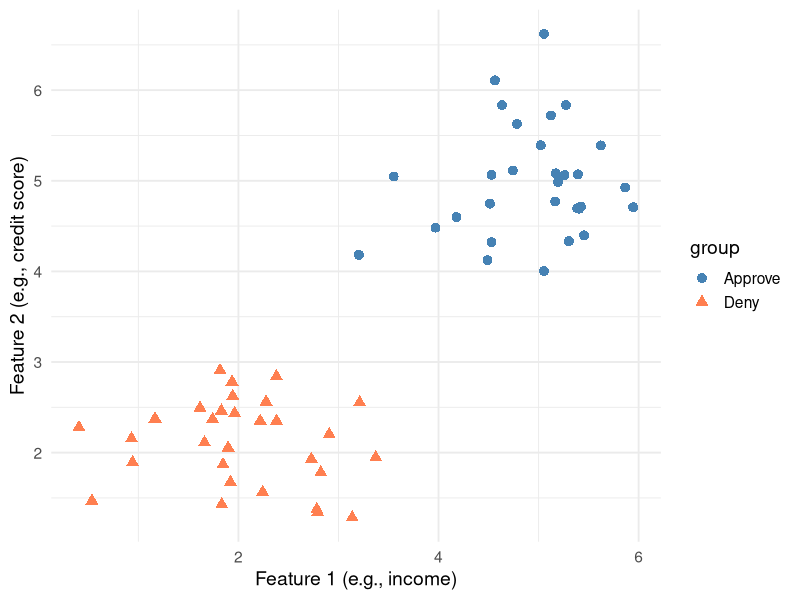
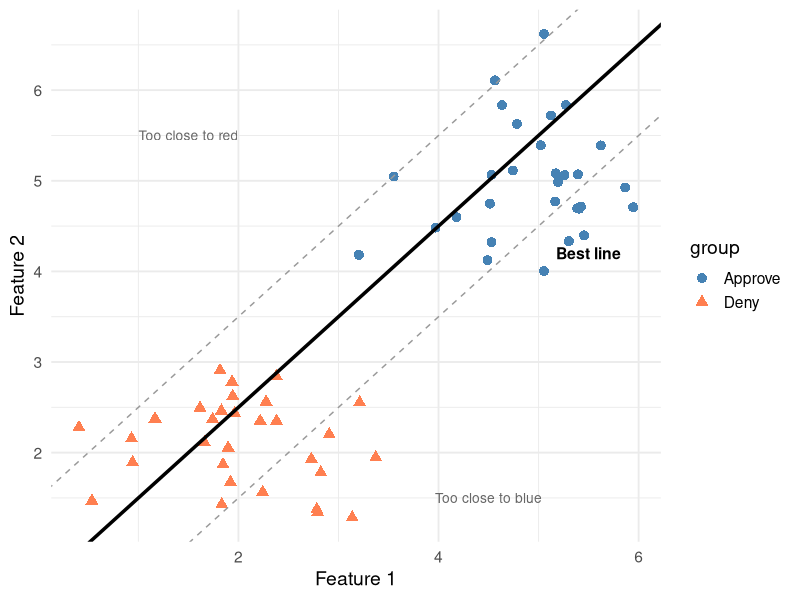
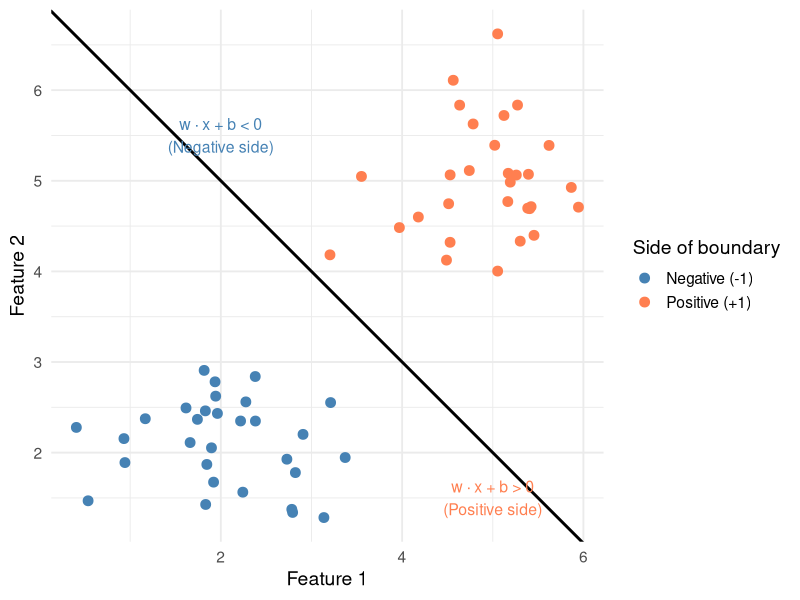
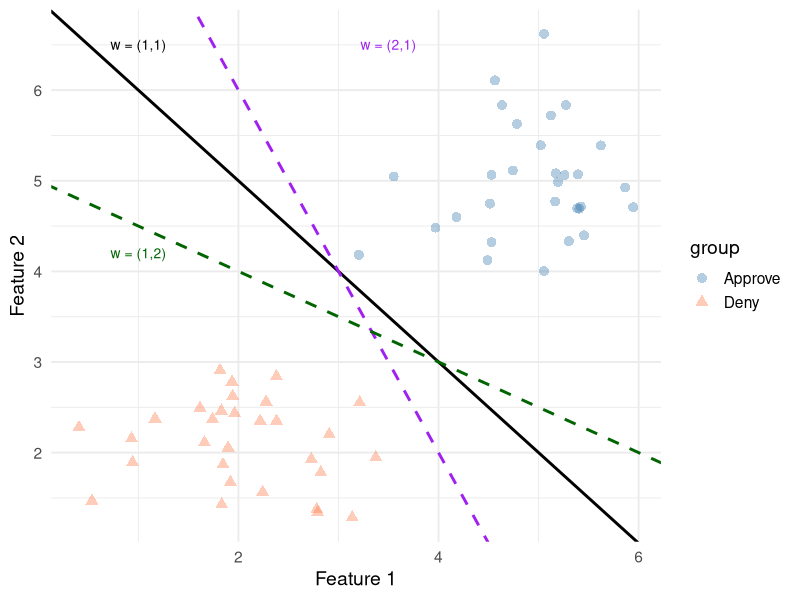
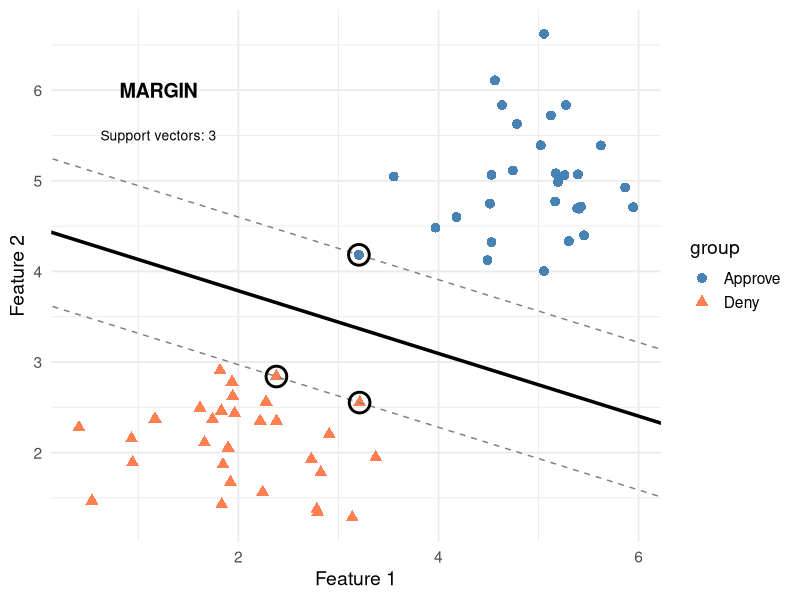
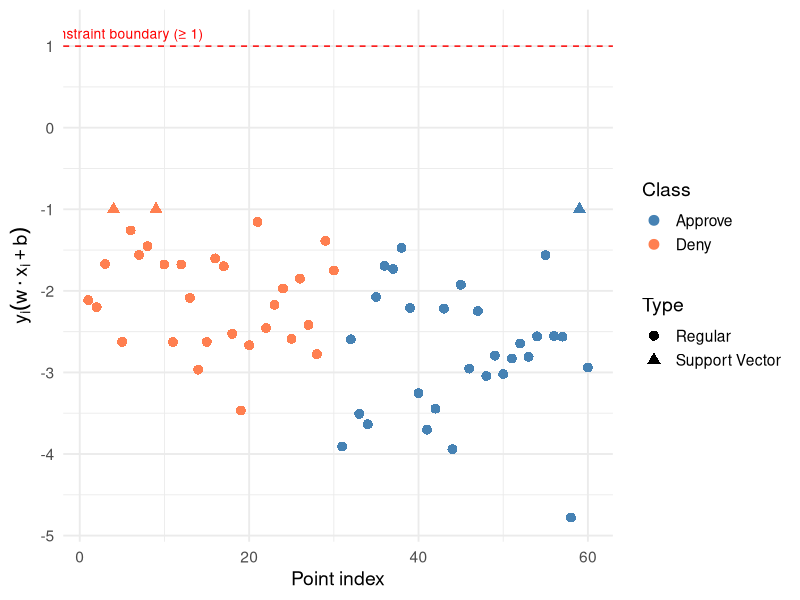
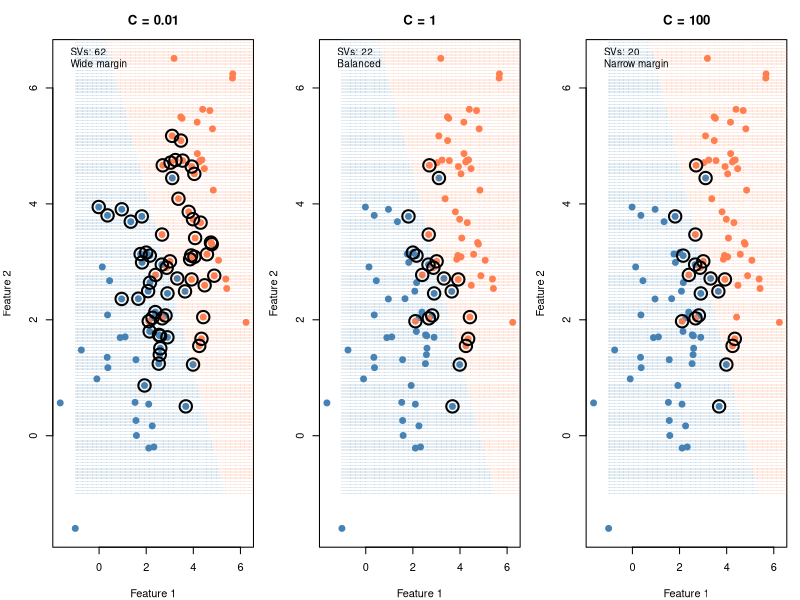
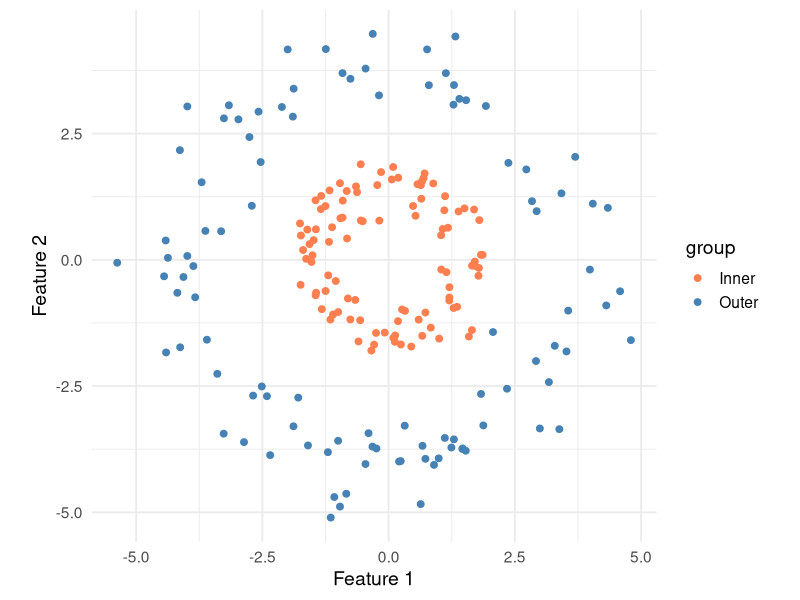

Reproduce these figures in R, in order.
## ---- chunk 1
#| label: fig-two-groups
#| fig-cap: "Two groups of points. Can you draw a line to separate them?"

library(ggplot2)
set.seed(42)

# Two clusters
df <- data.frame(
  x1 = c(rnorm(30, 2, 0.6), rnorm(30, 5, 0.6)),
  x2 = c(rnorm(30, 2, 0.6), rnorm(30, 5, 0.6)),
  group = factor(rep(c("Deny", "Approve"), each = 30))
)

ggplot(df, aes(x1, x2, color = group, shape = group)) +
  geom_point(size = 3) +
  scale_color_manual(values = c("steelblue", "coral")) +
  theme_minimal(base_size = 14) +
  labs(x = "Feature 1 (e.g., income)", y = "Feature 2 (e.g., credit score)")
## ---- chunk 2
#| label: fig-many-lines
#| fig-cap: "Many lines separate the data, but which one is best?"

ggplot(df, aes(x1, x2, color = group, shape = group)) +
  geom_point(size = 3) +
  # Bad line — too close to blue
  geom_abline(intercept = -0.5, slope = 1, linetype = "dashed", color = "gray60") +
  # Bad line — too close to red
  geom_abline(intercept = 1.5, slope = 1, linetype = "dashed", color = "gray60") +
  # Good line — right in the middle
  geom_abline(intercept = 0.5, slope = 1, linewidth = 1.2, color = "black") +
  scale_color_manual(values = c("steelblue", "coral")) +
  annotate("text", x = 1.5, y = 5.5, label = "Too close to red", color = "gray40", size = 3.5) +
  annotate("text", x = 4.5, y = 1.5, label = "Too close to blue", color = "gray40", size = 3.5) +
  annotate("text", x = 5.5, y = 4.2, label = "Best line", fontface = "bold", size = 4) +
  theme_minimal(base_size = 14) +
  labs(x = "Feature 1", y = "Feature 2")
## ---- chunk 3
#| label: fig-sides-of-line
#| fig-cap: "Points on each side of the decision boundary get different signs"

# Show which side of the line each point falls on
w <- c(1, 1)  # weight vector
b <- -7       # bias

df$decision_value <- w[1] * df$x1 + w[2] * df$x2 + b
df$side <- ifelse(df$decision_value > 0, "Positive (+1)", "Negative (-1)")

ggplot(df, aes(x1, x2, color = side)) +
  geom_point(size = 3) +
  geom_abline(intercept = -b / w[2], slope = -w[1] / w[2], linewidth = 1) +
  scale_color_manual(values = c("steelblue", "coral")) +
  annotate("text", x = 2, y = 5.5,
    label = "w · x + b < 0\n(Negative side)", color = "steelblue", size = 4) +
  annotate("text", x = 5, y = 1.5,
    label = "w · x + b > 0\n(Positive side)", color = "coral", size = 4) +
  theme_minimal(base_size = 14) +
  labs(x = "Feature 1", y = "Feature 2", color = "Side of boundary")
## ---- chunk 4
#| label: fig-w-rotates
#| fig-cap: "Different weight vectors rotate the decision boundary"

ggplot(df, aes(x1, x2, color = group, shape = group)) +
  geom_point(size = 3, alpha = 0.4) +
  # w = (1, 1): 45-degree line
  geom_abline(intercept = 7, slope = -1, linewidth = 1, color = "black") +
  # w = (2, 1): steeper
  geom_abline(intercept = 10, slope = -2, linewidth = 1, color = "purple", linetype = "dashed") +
  # w = (1, 2): shallower
  geom_abline(intercept = 5, slope = -0.5, linewidth = 1, color = "darkgreen", linetype = "dashed") +
  scale_color_manual(values = c("steelblue", "coral")) +
  annotate("text", x = 1, y = 6.5, label = "w = (1,1)", size = 3.5) +
  annotate("text", x = 3.5, y = 6.5, label = "w = (2,1)", color = "purple", size = 3.5) +
  annotate("text", x = 1, y = 4.2, label = "w = (1,2)", color = "darkgreen", size = 3.5) +
  theme_minimal(base_size = 14) +
  labs(x = "Feature 1", y = "Feature 2")
## ---- chunk 5
#| label: fig-margin
#| fig-cap: "The margin is the gap between the boundary and the closest points (support vectors)"

library(e1071)

svm_fit <- svm(group ~ x1 + x2, data = df, kernel = "linear", cost = 1, scale = FALSE)

# Extract the weight vector and intercept from the SVM model
w_svm <- t(svm_fit$coefs) %*% svm_fit$SV
b_svm <- -svm_fit$rho

slope <- -w_svm[1] / w_svm[2]
intercept <- -b_svm / w_svm[2]
margin_offset <- 1 / w_svm[2]

sv_indices <- svm_fit$index

ggplot(df, aes(x1, x2, color = group, shape = group)) +
  geom_point(size = 3) +
  # Decision boundary
  geom_abline(intercept = intercept, slope = slope, linewidth = 1.2) +
  # Margin lines
  geom_abline(intercept = intercept + margin_offset, slope = slope,
              linetype = "dashed", color = "gray50") +
  geom_abline(intercept = intercept - margin_offset, slope = slope,
              linetype = "dashed", color = "gray50") +
  # Circle support vectors
  geom_point(data = df[sv_indices, ], aes(x1, x2),
             color = "black", shape = 1, size = 6, stroke = 1.5) +
  scale_color_manual(values = c("steelblue", "coral")) +
  annotate("text", x = 1.2, y = 6, label = "MARGIN", fontface = "bold", size = 5) +
  annotate("text", x = 1.2, y = 5.5,
           label = paste0("Support vectors: ", length(sv_indices)),
           size = 3.5) +
  theme_minimal(base_size = 14) +
  labs(x = "Feature 1", y = "Feature 2")
## ---- chunk 6
#| label: fig-constraint-check
#| fig-cap: "The constraint value for each point — all must be ≥ 1"

# Compute y_i * (w · x_i + b) for each point
df$y <- ifelse(df$group == "Approve", 1, -1)
df$raw_score <- as.numeric(w_svm[1] * df$x1 + w_svm[2] * df$x2 + b_svm)
df$constraint <- df$y * df$raw_score
df$is_sv <- seq_len(nrow(df)) %in% sv_indices

ggplot(df, aes(x = seq_along(constraint), y = constraint,
              color = group, shape = is_sv)) +
  geom_point(size = 3) +
  geom_hline(yintercept = 1, linetype = "dashed", color = "red") +
  scale_color_manual(values = c("steelblue", "coral")) +
  scale_shape_manual(values = c(16, 17), labels = c("Regular", "Support Vector")) +
  annotate("text", x = 5, y = 1.15, label = "Constraint boundary (≥ 1)",
           color = "red", size = 3.5) +
  theme_minimal(base_size = 14) +
  labs(x = "Point index", y = expression(y[i] * (w %.% x[i] + b)),
       shape = "Type", color = "Class")
## ---- chunk 7
#| label: fig-cost-comparison
#| fig-cap: "Small C = wide margin (some errors OK). Large C = narrow margin (few errors tolerated)."

# Overlapping data
set.seed(99)
df2 <- data.frame(
  x1 = c(rnorm(50, 2, 1.2), rnorm(50, 4, 1.2)),
  x2 = c(rnorm(50, 2, 1.2), rnorm(50, 4, 1.2)),
  group = factor(rep(c("A", "B"), each = 50))
)

par(mfrow = c(1, 3), mar = c(4, 4, 3, 1))

for (C in c(0.01, 1, 100)) {
  fit <- svm(group ~ x1 + x2, data = df2, kernel = "linear", cost = C, scale = FALSE)

  grid2 <- expand.grid(
    x1 = seq(-1, 7, length.out = 150),
    x2 = seq(-1, 7, length.out = 150)
  )
  grid2$pred <- predict(fit, grid2)

  plot(df2$x1, df2$x2,
    col = ifelse(df2$group == "A", "steelblue", "coral"),
    pch = 19, cex = 1.2,
    main = paste("C =", C),
    xlab = "Feature 1", ylab = "Feature 2"
  )

  points(grid2$x1, grid2$x2,
    col = ifelse(grid2$pred == "A",
      adjustcolor("steelblue", 0.15),
      adjustcolor("coral", 0.15)),
    pch = 15, cex = 0.3
  )

  points(df2$x1[fit$index], df2$x2[fit$index],
    pch = 1, cex = 2.5, lwd = 2)

  legend("topleft", bty = "n", cex = 0.9,
    legend = c(
      paste("SVs:", length(fit$index)),
      ifelse(C < 0.1, "Wide margin", ifelse(C > 10, "Narrow margin", "Balanced"))
    )
  )
}
par(mfrow = c(1, 1))
## ---- chunk 8
#| label: fig-nonlinear-data
#| fig-cap: "This data can't be separated by any straight line"

set.seed(7)
n <- 200
angle <- runif(n, 0, 2 * pi)
r_inner <- rnorm(n / 2, 1.5, 0.3)
r_outer <- rnorm(n / 2, 4, 0.5)

df3 <- data.frame(
  x1 = c(r_inner * cos(angle[1:(n/2)]), r_outer * cos(angle[(n/2+1):n])),
  x2 = c(r_inner * sin(angle[1:(n/2)]), r_outer * sin(angle[(n/2+1):n])),
  group = factor(rep(c("Inner", "Outer"), each = n / 2))
)

ggplot(df3, aes(x1, x2, color = group)) +
  geom_point(size = 2) +
  scale_color_manual(values = c("coral", "steelblue")) +
  theme_minimal(base_size = 14) +
  labs(x = "Feature 1", y = "Feature 2") +
  coord_equal()
## ---- chunk 9
#| label: fig-kernel-comparison
#| fig-cap: "RBF kernel draws a curved boundary where linear can't"

par(mfrow = c(1, 2), mar = c(4, 4, 3, 1))

grid3 <- expand.grid(
  x1 = seq(-6, 6, length.out = 150),
  x2 = seq(-6, 6, length.out = 150)
)

# Linear kernel — fails
fit_lin <- svm(group ~ x1 + x2, data = df3, kernel = "linear", cost = 1)
grid3$pred_lin <- predict(fit_lin, grid3)

plot(df3$x1, df3$x2,
  col = ifelse(df3$group == "Inner", "coral", "steelblue"),
  pch = 19, main = "Linear Kernel (fails)", xlab = "x1", ylab = "x2")
points(grid3$x1, grid3$x2,
  col = ifelse(grid3$pred_lin == "Inner",
    adjustcolor("coral", 0.15), adjustcolor("steelblue", 0.15)),
  pch = 15, cex = 0.3)

# RBF kernel — works
fit_rbf <- svm(group ~ x1 + x2, data = df3, kernel = "radial", cost = 1, gamma = 0.5)
grid3$pred_rbf <- predict(fit_rbf, grid3)

plot(df3$x1, df3$x2,
  col = ifelse(df3$group == "Inner", "coral", "steelblue"),
  pch = 19, main = "RBF Kernel (works)", xlab = "x1", ylab = "x2")
points(grid3$x1, grid3$x2,
  col = ifelse(grid3$pred_rbf == "Inner",
    adjustcolor("coral", 0.15), adjustcolor("steelblue", 0.15)),
  pch = 15, cex = 0.3)

par(mfrow = c(1, 1))
